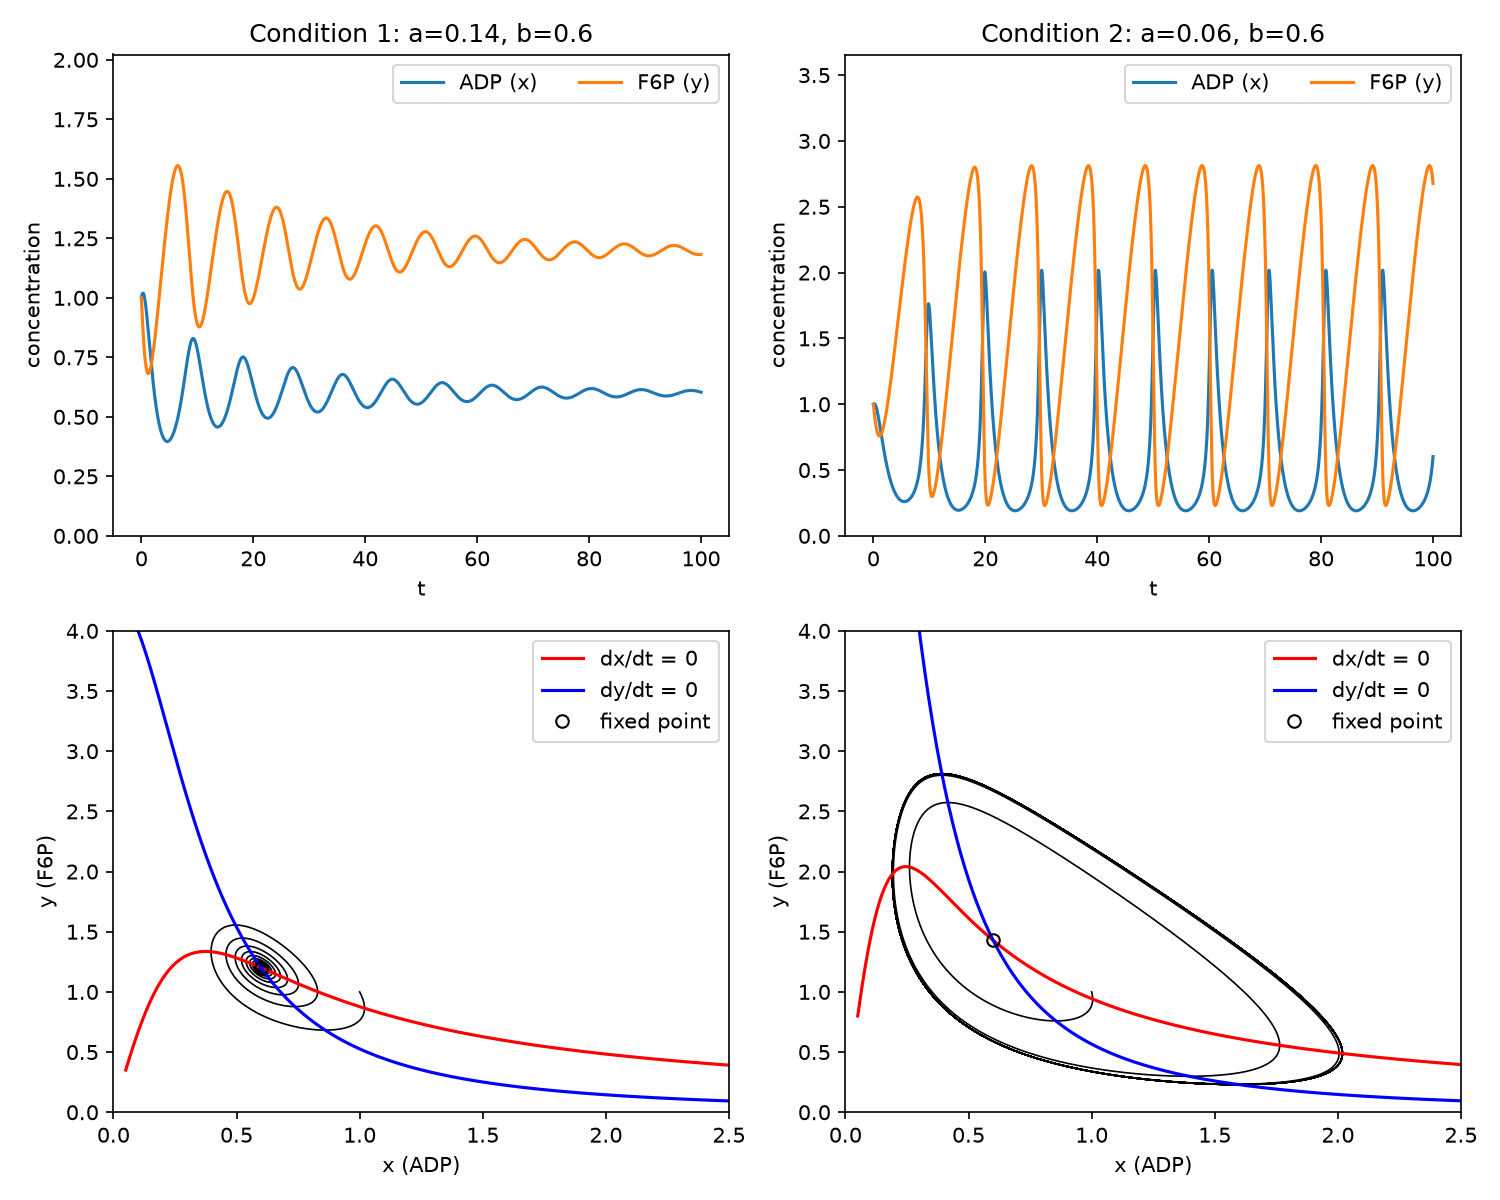

This chart was generated by the following Python code:
import matplotlib.pyplot as plt
import numpy as np
import sympy as sp
from scipy.integrate import solve_ivp

CONDITIONS = [ ( 'Condition 1' , 0.14 , 0.6 ) , ( 'Condition 2' , 0.06 , 0.6 ) ]
INIT = [ 1.0 , 1.0 ]
T_END = 100

x, y, a, b = sp.symbols("x y a b", real=True, positive=True)
f = -x + a * y + x**2 * y
g = b - a * y - x**2 * y
fix_x , fix_y = sp.solve( [ f , g ] , ( x , y ) )[0]
J_sym = sp.Matrix( [ [ f.diff( x ) , f.diff( y ) ] , [ g.diff( x ) , g.diff( y ) ] ] )
J_fix = sp.simplify( J_sym.subs( [ ( x , fix_x ) , ( y , fix_y ) ] ) )
J_func = sp.lambdify( ( a , b ) , J_fix , 'numpy' )


def eigenvalues( a_val , b_val ):
    return np.linalg.eigvals( np.array( J_func( a_val , b_val ) , dtype=float ) )


def hopf_point( b_val ):
    # trace = 0 は固有値の実部 = 0、つまり虚軸を横切る点
    roots = sp.solve( J_fix.trace().subs( b , b_val ) , a )
    return [ float( r ) for r in roots ]


def selkov_model( t , init , a_val , b_val ):
    x_val , y_val = init
    v2 = a_val * y_val + x_val**2 * y_val
    return [ v2 - x_val , b_val - v2 ]


def simulate( a_val , b_val , t_end ):
    t_eval = np.linspace( 0 , t_end , 100 * t_end + 1 )
    return solve_ivp( selkov_model , [ 0 , t_end ] , INIT , t_eval=t_eval , args=( a_val , b_val ) ,
                      method='RK45' , rtol=1e-9 , atol=1e-12 )


def peak_to_peak( sol , t_from , t_to ):
    mask = ( sol.t >= t_from ) & ( sol.t <= t_to )
    return np.ptp( sol.y[0][mask] ) , np.ptp( sol.y[1][mask] )


def plot_condition( ax_time , ax_phase , title , a_val , b_val ):
    sol = simulate( a_val , b_val , T_END )
    ax_time.plot( sol.t , sol.y[0] , label='ADP (x)' )
    ax_time.plot( sol.t , sol.y[1] , label='F6P (y)' )
    ax_time.set_title( f'{title}: a={a_val}, b={b_val}' )
    ax_time.set_xlabel( 't' )
    ax_time.set_ylabel( 'concentration' )
    ax_time.set_ylim( 0 , 1.3 * sol.y.max() )
    ax_time.legend( loc='upper right' , ncol=2 )

    xs = np.linspace( 0.05 , 2.5 , 300 )
    ax_phase.plot( sol.y[0] , sol.y[1] , 'k-' , lw=0.8 )
    ax_phase.plot( xs , xs / ( a_val + xs**2 ) , 'r-' , label='dx/dt = 0' )
    ax_phase.plot( xs , b_val / ( a_val + xs**2 ) , 'b-' , label='dy/dt = 0' )
    ax_phase.plot( b_val , b_val / ( a_val + b_val**2 ) , 'ko' , fillstyle='none' , label='fixed point' )
    ax_phase.set_xlim( 0 , 2.5 )
    ax_phase.set_ylim( 0 , 4 )
    ax_phase.set_xlabel( 'x (ADP)' )
    ax_phase.set_ylabel( 'y (F6P)' )
    ax_phase.legend( loc='upper right' )


def plot_eigen_path( ax , b_val ):
    # 条件1 (a=0.14) から条件2 (a=0.06) へ a を下げたときの固有値の動き
    a_path = np.linspace( 0.14 , 0.06 , 81 )
    eigs = np.array( [ eigenvalues( a_val , b_val ) for a_val in a_path ] )
    for k in range( 2 ):
        ax.plot( eigs[:, k].real , eigs[:, k].imag , 'k.' , ms=3 )
    for _, a_val , _ in CONDITIONS:
        ev = eigenvalues( a_val , b_val )
        ax.plot( ev.real , ev.imag , 'o' , ms=8 , fillstyle='none' , label=f'a={a_val}' )
    ax.axvline( 0 , color='gray' , lw=0.8 )
    ax.axhline( 0 , color='gray' , lw=0.8 )
    ax.set_xlabel( 'Re $\\lambda$' )
    ax.set_ylabel( 'Im $\\lambda$' )
    ax.set_title( f'eigenvalues, a: 0.14 $\\to$ 0.06 (b={b_val})' )
    ax.legend( loc='center right' )


def report():
    print( 'J at fixed point =' , J_fix )
    for title , a_val , b_val in CONDITIONS:
        ev = eigenvalues( a_val , b_val )
        J = np.array( J_func( a_val , b_val ) , dtype=float )
        print( f'{title} a={a_val} b={b_val}: trace={np.trace( J ):.6f} det={np.linalg.det( J ):.6f} eig={ev}' )
        sol = simulate( a_val , b_val , 300 )
        for t_from , t_to in [ ( 0 , 20 ) , ( 80 , 100 ) , ( 280 , 300 ) ]:
            px , py = peak_to_peak( sol , t_from , t_to )
            print( f'  ptp t={t_from}-{t_to}: x {px:.4f}, y {py:.4f}' )
    print( 'Hopf point a (b=0.6):' , hopf_point( 0.6 ) )


report()

fig , axes = plt.subplots( 2 , 2 , figsize=(10, 8) )
for col , ( title , a_val , b_val ) in enumerate( CONDITIONS ):
    plot_condition( axes[0, col] , axes[1, col] , title , a_val , b_val )
fig.tight_layout()
fig.savefig( 'selkov_hopf.png' , dpi=150 )

fig2 , ax2 = plt.subplots( figsize=(5, 4) )
plot_eigen_path( ax2 , 0.6 )
fig2.tight_layout()
fig2.savefig( 'selkov_hopf_eigen.png' , dpi=150 )
plt.show()
